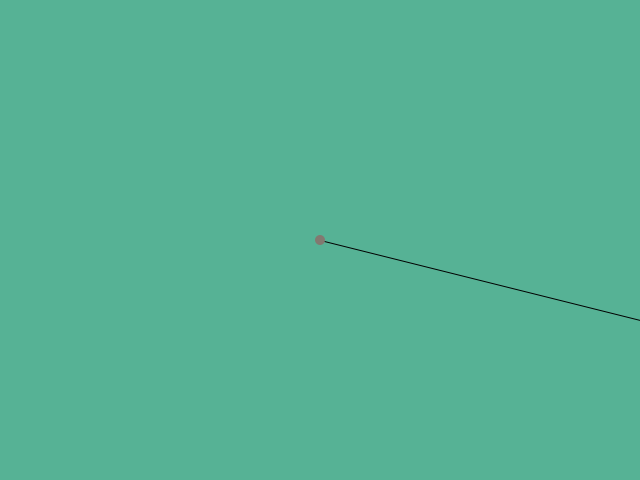
Frame 1 (no input)
Frame 60 (the mouse pressed at the canvas centre just before this capture): blank canvas, image omitted
Frame 120 (the mouse held since frame 60 and released just before this capture): blank canvas, image omitted

The Processing sketch that drew this single still picture (run headless with seeded random() and noise(); from frame 60 on, the mouse is pressed at the canvas centre):

// Processing sketch: processing_54218
// ── processing_54218.pde

float deg = 0;
float degDelta = 0;
float degDeltaMax = 10;

void setup() {
  size(640, 480);
}

void draw() {

  background (86, 178, 149);

  if (key==' ') {
    pushMatrix();
    translate(320, 240);
    rotate(radians(deg));
    fill(232, 220, 194);
    rectMode(CENTER);
    rect(0, 0, 125, 125);
    stroke(255);
    popMatrix(); 


    if (degDelta<degDeltaMax) {
      degDelta += 0.1;
    }
    else if (degDelta>degDeltaMax) {
      degDelta=degDeltaMax;
    }
  } 
  else {
    if (degDelta>0) {
      degDelta -= 0.1;
    }
    else if (degDelta<0) {
      degDelta=0;
    }
  }
  {
    {
    pushMatrix();
    translate(320, 240);
    rotate(radians(deg));
    line(0, 0, 400, 100);
    fill(41, 45, 59);
    strokeWeight(5);
    stroke(255);
    popMatrix();
    }
    if (mousePressed) {
      if (degDelta<degDeltaMax) {
        degDelta += 0.1;
      }
      else if (degDelta>degDeltaMax) {
        degDelta=degDeltaMax;
      } 
    } 
    else {
      if (degDelta>0) {
        degDelta -= 0.1;
      }
      else if (degDelta<0) {
        degDelta=0;
      }
    }
  }
  noStroke();
  fill(130, 121, 112);
  ellipseMode(CENTER);
  ellipse(width/2, height/2, 10, 10);

  deg += degDelta;
  println(degDelta);
}
